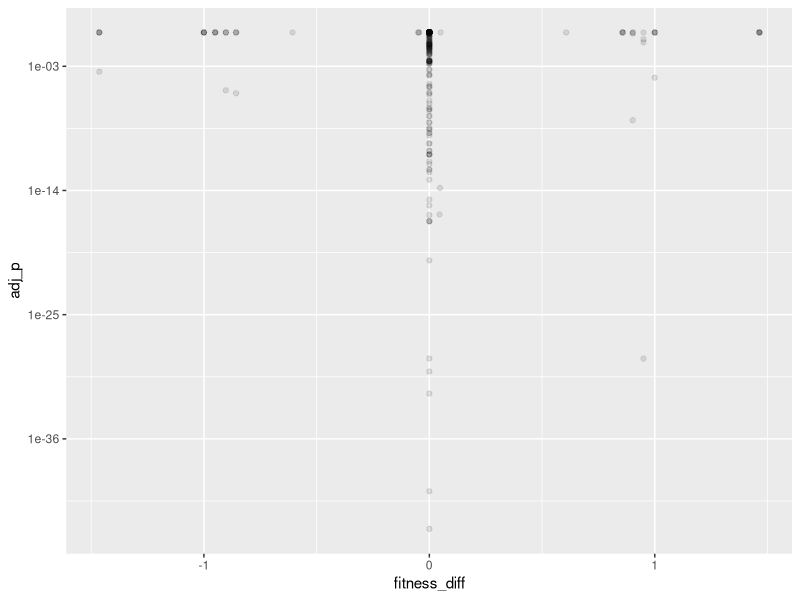
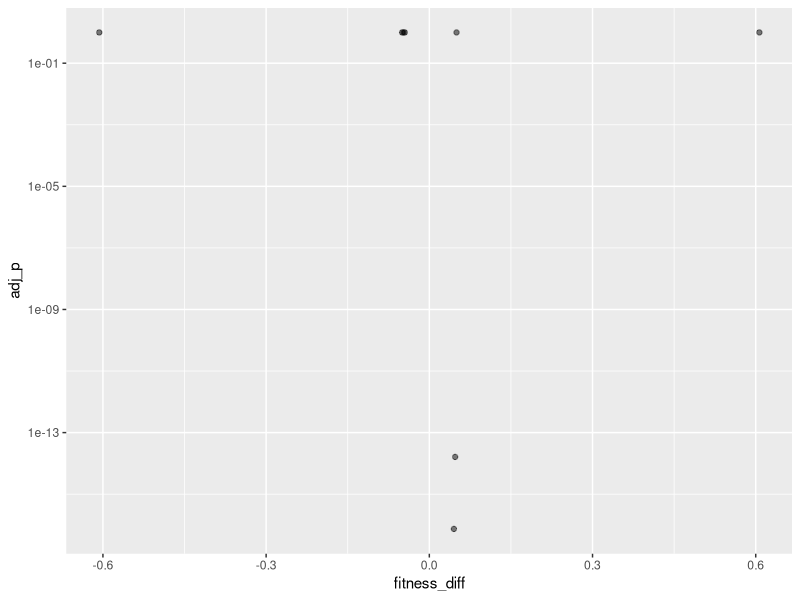
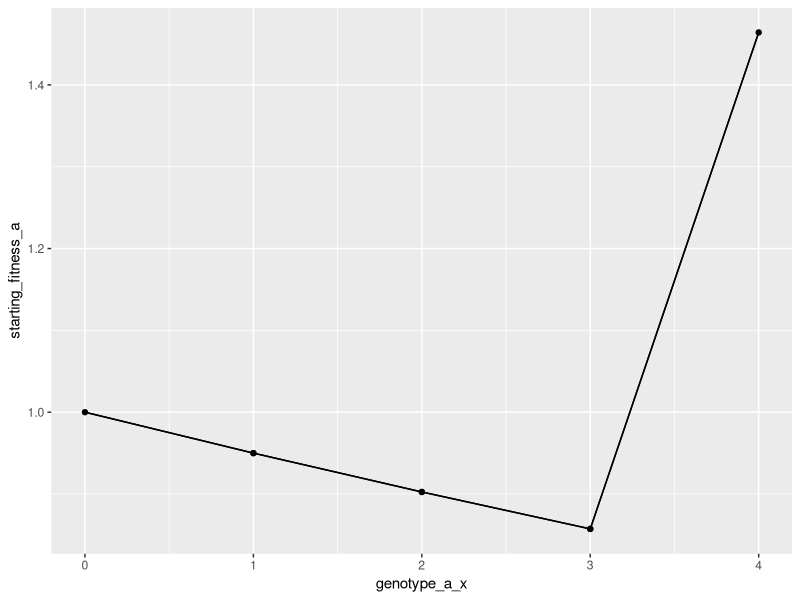
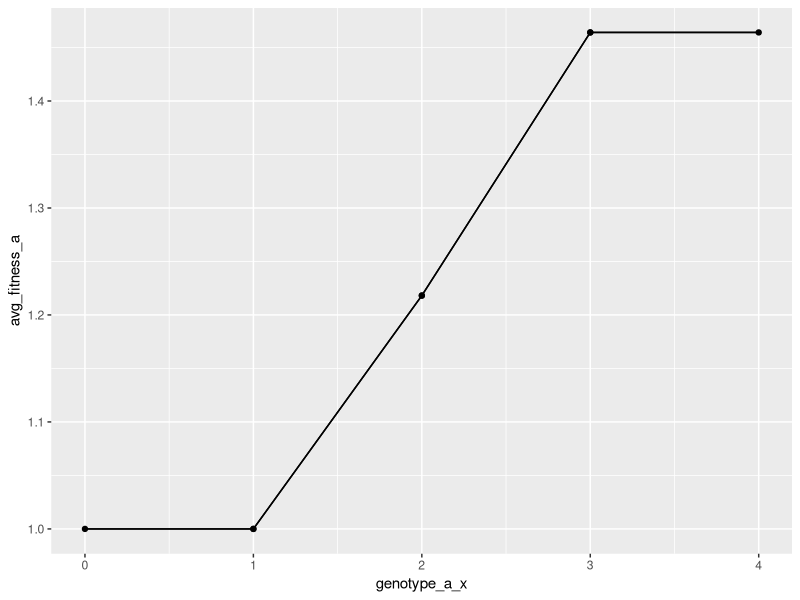
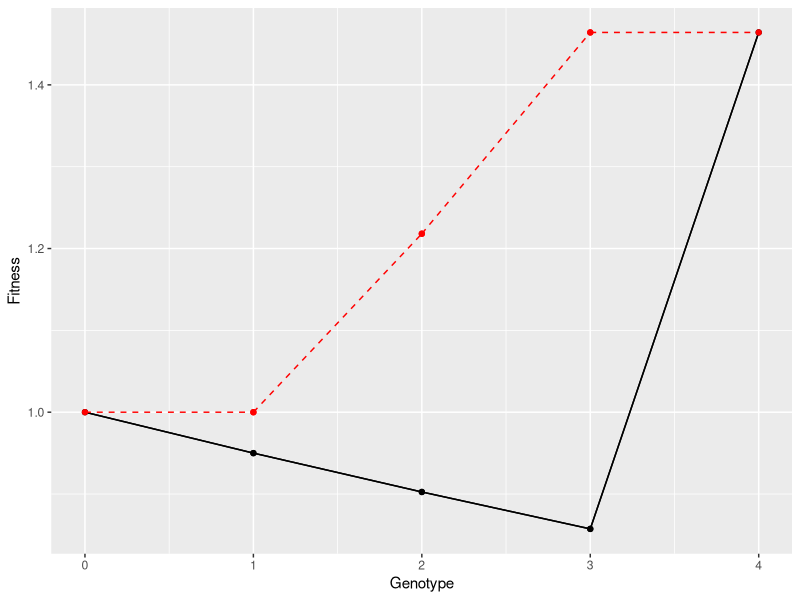

Recreate these plots in R, in order.
rm(list = ls())

library(ggplot2)
library(cowplot)

plot_dir = '../plots'
if(!dir.exists(plot_dir)){
  dir.create(plot_dir, recursive = T)
}

df_pairwise = read.csv('../data/pairwise_data.csv')

df_trimmed = df_pairwise[df_pairwise$starting_fitness_a != 0 & df_pairwise$starting_fitness_b != 0,]

ggplot(df_pairwise, aes(x = fitness_diff, y = adj_p)) + 
  scale_y_log10() +
  geom_point(alpha = 0.1)

ggplot(df_trimmed, aes(x = fitness_diff, y = adj_p)) + 
  scale_y_log10() + 
  geom_point(alpha = 0.5)

x_map = c(
  '0' = 0,
  '32' = 1,
  '48' = 2,
  '56' = 3,
  '60' = 4,
  '62' = 5,
  '63' =6
)

df_trimmed$genotype_a_x = 0
df_trimmed$genotype_b_x = 0
for(row_idx in 1:nrow(df_trimmed)){
  df_trimmed[row_idx,]$genotype_a_x = x_map[as.character(df_trimmed[row_idx,]$genotype_a)][[1]]
  df_trimmed[row_idx,]$genotype_b_x = x_map[as.character(df_trimmed[row_idx,]$genotype_b)][[1]]
}

ggplot(df_trimmed, aes(x = genotype_a_x, y = starting_fitness_a)) + 
  geom_segment(aes(xend = genotype_b_x, yend = starting_fitness_b)) + 
  geom_point()

ggplot(df_trimmed, aes(x = genotype_a_x, y = avg_fitness_a)) + 
  geom_segment(aes(xend = genotype_b_x, yend = avg_fitness_b)) + 
  geom_point(aes(y = avg_fitness_a))


fitness_baseline = 1
df_trimmed$starting_fitness_a_norm = df_trimmed$starting_fitness_a / fitness_baseline
df_trimmed$starting_fitness_b_norm = df_trimmed$starting_fitness_b / fitness_baseline
df_trimmed$avg_fitness_a_norm = df_trimmed$avg_fitness_a / fitness_baseline
df_trimmed$avg_fitness_b_norm = df_trimmed$avg_fitness_b / fitness_baseline
df_trimmed$sd_fitness_a_norm = df_trimmed$fitness_sd_a / fitness_baseline
df_trimmed$sd_fitness_b_norm = df_trimmed$fitness_sd_b / fitness_baseline

ggplot(df_trimmed) + 
  geom_segment(aes(x = genotype_a_x, xend = genotype_b_x, y = starting_fitness_a_norm, yend = starting_fitness_b_norm)) + 
  geom_point(aes(x = genotype_a_x, y = starting_fitness_a_norm))  +
  geom_segment(data=df_trimmed[df_trimmed$genotype_a_x < df_trimmed$genotype_b_x,], aes(x = genotype_a_x, xend = genotype_b_x, y = avg_fitness_a_norm, yend = avg_fitness_b_norm), color = 'red', linetype='dashed') + 
  geom_point(aes(x = genotype_a_x, y = avg_fitness_a_norm), color = 'red') + 
  xlab('Genotype') + 
  ylab('Fitness')


df_trimmed$is_signif = df_trimmed$adj_p < 0.05
if(sum(df_trimmed$is_signif) > 0){
  df_trimmed$signif_marker = ''
  df_trimmed[df_trimmed$adj_p < 0.05,]$signif_marker = '*'
  df_trimmed[df_trimmed$adj_p < 0.01,]$signif_marker = '**'
  df_trimmed[df_trimmed$adj_p < 0.001,]$signif_marker = '***'
  df_trimmed$signif_text = paste0('p=', round(df_trimmed$adj_p, 3))
  df_trimmed[df_trimmed$adj_p < 0.001,]$signif_text = 'p < 0.001'
  
  df_trimmed$text_x = (df_trimmed$genotype_a_x + df_trimmed$genotype_b_x) / 2
  
  ggplot(df_trimmed) + 
    geom_segment(aes(x = genotype_a_x, xend = genotype_b_x, y = starting_fitness_a_norm, yend = starting_fitness_b_norm)) + 
    geom_point(aes(x = genotype_a_x, y = starting_fitness_a_norm))  +
    geom_segment(data=df_trimmed[df_trimmed$genotype_a_x < df_trimmed$genotype_b_x,], aes(x = genotype_a_x, xend = genotype_b_x, y = avg_fitness_a_norm, yend = avg_fitness_b_norm), color = 'red', linetype='dashed') + 
    geom_point(aes(x = genotype_a_x, y = avg_fitness_a_norm), color = 'red') + 
    geom_segment(data=df_trimmed[df_trimmed$is_signif,], aes(x = genotype_b_x + 0.1, xend = genotype_a_x - 0.1, y = 0.95, yend = 0.95), 
                color = 'red',
                arrow=arrow(type = 'closed', length = unit(0.35, 'cm'))) + 
    geom_text(data = df_trimmed[df_trimmed$is_signif,], aes(x = text_x, y = 0.9, label = signif_marker)) + 
    geom_text(data = df_trimmed[df_trimmed$is_signif,], aes(x = text_x, y = 0.85, label = signif_text)) + 
    xlab('Genotype') + 
    ylab('Fitness') + 
    scale_y_continuous(limits = c(0.85, 2.05), breaks = c(1, 1.25, 1.5, 1.75, 2))
  ggsave(paste0(plot_dir, '/summary_plot_original.pdf'), units = 'in', width = 6.5, height = 4.5)
  ggsave(paste0(plot_dir, '/summary_plot_original.png'), units = 'in', width = 6.5, height = 4.5)


  theme_set(theme_cowplot())
  
  ggplot(df_trimmed) + 
    geom_segment(aes(x = genotype_a_x, xend = genotype_b_x, y = starting_fitness_a_norm, yend = starting_fitness_b_norm, color = 'Starting fitness')) + 
    geom_point(aes(x = genotype_a_x, y = starting_fitness_a_norm, color = 'Starting fitness'))  +
    geom_segment(data=df_trimmed[df_trimmed$genotype_a_x < df_trimmed$genotype_b_x,], 
                 aes(x = genotype_a_x, xend = genotype_b_x, y = avg_fitness_a_norm, yend = avg_fitness_b_norm, color = 'Average evolved fitness (N=100)'), linetype='dashed') + 
    #geom_errorbar(aes(x = genotype_a_x, ymin = avg_fitness_a_norm - sd_fitness_a_norm, ymax = avg_fitness_a_norm + sd_fitness_a_norm, color = 'Average evolved fitness')) + 
    geom_point(aes(x = genotype_a_x, y = avg_fitness_a_norm, color = 'Average evolved fitness (N=100)')) + 
    geom_segment(data=df_trimmed[df_trimmed$is_signif,], aes(x = genotype_b_x + 0.1, xend = genotype_a_x - 0.1, y = 0.675, yend = 0.675), 
                color = 'red',
                arrow=arrow(type = 'closed', length = unit(0.35, 'cm'))) + 
    geom_text(data = df_trimmed[df_trimmed$is_signif,], aes(x = text_x, y = 0.6, label = signif_marker)) + 
    geom_text(data = df_trimmed[df_trimmed$is_signif,], aes(x = text_x, y = 0.55, label = signif_text)) + 
    xlab('Genotype') + 
    ylab('Fitness') + 
    labs(color = '') +
    scale_color_manual(values = c('Starting fitness' = '#000000', 'Average evolved fitness (N=100)' = '#ff0000')) +
    scale_y_continuous(limits = c(0.5, 2.05), breaks = c(0.75, 1, 1.25, 1.5, 1.75, 2)) + 
    scale_x_continuous(limits = c(0, 6), breaks = -1:6, minor_breaks = -1:6) +
    theme(legend.position = 'bottom') + 
    theme(axis.text.x = element_blank()) +
    theme(panel.grid = element_line(color = '#dddddd'))
  ggsave(paste0(plot_dir, '/summary_plot.pdf'), units = 'in', width = 6.5, height = 4.5)
  ggsave(paste0(plot_dir, '/summary_plot.png'), units = 'in', width = 6.5, height = 4.5)

} else {
  ggplot(df_trimmed) + 
    geom_segment(aes(x = genotype_a_x, xend = genotype_b_x, y = starting_fitness_a_norm, yend = starting_fitness_b_norm)) + 
    geom_point(aes(x = genotype_a_x, y = starting_fitness_a_norm))  +
    geom_segment(data=df_trimmed[df_trimmed$genotype_a_x < df_trimmed$genotype_b_x,], aes(x = genotype_a_x, xend = genotype_b_x, y = avg_fitness_a_norm, yend = avg_fitness_b_norm), color = 'red', linetype='dashed') + 
    geom_point(aes(x = genotype_a_x, y = avg_fitness_a_norm), color = 'red') + 
    xlab('Genotype') + 
    ylab('Fitness') + 
    scale_y_continuous(limits = c(0.85, 2.05), breaks = c(1, 1.25, 1.5, 1.75, 2))
  ggsave(paste0(plot_dir, '/summary_plot_original.pdf'), units = 'in', width = 6.5, height = 4.5)
  ggsave(paste0(plot_dir, '/summary_plot_original.png'), units = 'in', width = 6.5, height = 4.5)


  theme_set(theme_cowplot())
  
  ggplot(df_trimmed) + 
    geom_segment(aes(x = genotype_a_x, xend = genotype_b_x, y = starting_fitness_a_norm, yend = starting_fitness_b_norm, color = 'Starting fitness')) + 
    geom_point(aes(x = genotype_a_x, y = starting_fitness_a_norm, color = 'Starting fitness'))  +
    geom_segment(data=df_trimmed[df_trimmed$genotype_a_x < df_trimmed$genotype_b_x,], 
                 aes(x = genotype_a_x, xend = genotype_b_x, y = avg_fitness_a_norm, yend = avg_fitness_b_norm, color = 'Average evolved fitness (N=100)'), linetype='dashed') + 
    #geom_errorbar(aes(x = genotype_a_x, ymin = avg_fitness_a_norm - sd_fitness_a_norm, ymax = avg_fitness_a_norm + sd_fitness_a_norm, color = 'Average evolved fitness')) + 
    geom_point(aes(x = genotype_a_x, y = avg_fitness_a_norm, color = 'Average evolved fitness (N=100)')) + 
    geom_segment(data=df_trimmed[df_trimmed$is_signif,], aes(x = genotype_b_x + 0.1, xend = genotype_a_x - 0.1, y = 0.675, yend = 0.675), 
                color = 'red',
                arrow=arrow(type = 'closed', length = unit(0.35, 'cm'))) + 
    geom_text(data = df_trimmed[df_trimmed$is_signif,], aes(x = text_x, y = 0.6, label = signif_marker)) + 
    geom_text(data = df_trimmed[df_trimmed$is_signif,], aes(x = text_x, y = 0.55, label = signif_text)) + 
    xlab('Genotype') + 
    ylab('Fitness') + 
    labs(color = '') +
    scale_color_manual(values = c('Starting fitness' = '#000000', 'Average evolved fitness (N=100)' = '#ff0000')) +
    scale_y_continuous(limits = c(0.5, 1.5), breaks = c(0.75, 1, 1.25, 1.5)) + 
    scale_x_continuous(limits = c(0, 4), breaks = -1:4, minor_breaks = -1:4) +
    theme(legend.position = 'bottom') + 
    theme(axis.text.x = element_blank()) +
    theme(panel.grid = element_line(color = '#dddddd'))
  ggsave(paste0(plot_dir, '/summary_plot.pdf'), units = 'in', width = 6.5, height = 4.5)
  ggsave(paste0(plot_dir, '/summary_plot.png'), units = 'in', width = 6.5, height = 4.5)
  
}

